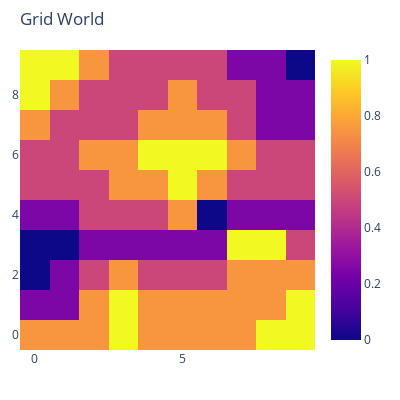

Notebook cell for this chart:
### Code cell
reward_mat = np.array([[ 1, 1, 1, 2, 1, 1, 1, 1, 2, 2],
                       [-1,-1, 1, 2, 1, 1, 1, 1, 1, 2],
                       [-2,-1, 0, 1, 0, 0, 0, 1, 1, 1],
                       [-2,-2,-1,-1,-1,-1,-1, 2, 2, 0],
                       [-1,-1, 0, 0, 0, 1,-2,-1,-1,-1],
                       [ 0, 0, 0, 1, 1, 2, 1, 0, 0, 0],
                       [ 0, 0, 1, 1, 2, 2, 2, 1, 0, 0],
                       [ 1, 0, 0, 0, 1, 1, 1, 0,-1,-1],
                       [ 2, 1, 0, 0, 0, 1, 0, 0,-1,-1],
                       [ 2, 2, 1, 0, 0, 0, 0,-1,-1,-2],])
reward_mat = utils.Normalize_2DArr(reward_mat)
world_trajGen = GridWorld_trajGen(10,10,reward_mat,trans_prob=0.8,discount=0.8)
world_trajGen.ShowRewards()

### Figure 1 — Plotly figure (JSON) as saved in the notebook; plotly's stock layout.template omitted (floating-point values rounded to 4 significant figures)
{"data": [{"type": "heatmap", "z": [[0.75, 0.75, 0.75, 1, 0.75, 0.75, 0.75, 0.75, 1, 1], [0.25, 0.25, 0.75, 1, 0.75, 0.75, 0.75, 0.75, 0.75, 1], [0, 0.25, 0.5, 0.75, 0.5, 0.5, 0.5, 0.75, 0.75, 0.75], [0, 0, 0.25, 0.25, 0.25, 0.25, 0.25, 1, 1, 0.5], [0.25, 0.25, 0.5, 0.5, 0.5, 0.75, 0, 0.25, 0.25, 0.25], [0.5, 0.5, 0.5, 0.75, 0.75, 1, 0.75, 0.5, 0.5, 0.5], [0.5, 0.5, 0.75, 0.75, 1, 1, 1, 0.75, 0.5, 0.5], [0.75, 0.5, 0.5, 0.5, 0.75, 0.75, 0.75, 0.5, 0.25, 0.25], [1, 0.75, 0.5, 0.5, 0.5, 0.75, 0.5, 0.5, 0.25, 0.25], [1, 1, 0.75, 0.5, 0.5, 0.5, 0.5, 0.25, 0.25, 0]]}], "layout": {"autosize": false, "height": 400, "margin": {"b": 50, "l": 20, "r": 20, "t": 50}, "title": {"text": "Grid World"}, "width": 400}}
